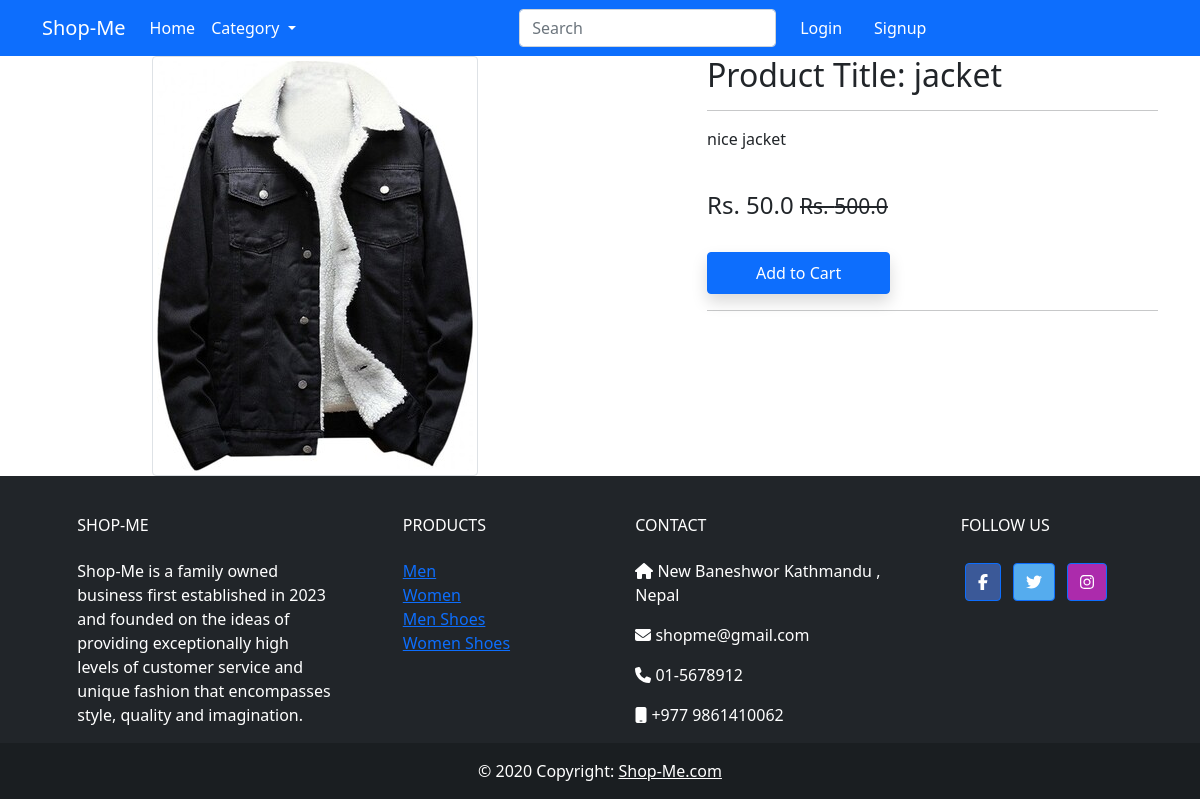
Screenshot of /product-detail/1 with the database file from the repository.
### app/models.py (models this page shows, shortened)
class Product(models.Model):
    title= models.CharField(max_length=200)
    selling_price = models.FloatField()
    discounted_price= models.FloatField()
    description = models.TextField()
    brand= models.CharField(max_length=200)
    category = models.CharField(choices= CATEGORY_CHOICES, max_length=2)
    product_image = models.ImageField(upload_to= 'productimage')

### app/views.py (the view)
# urls.py: path('product-detail/<int:pk>', views.ProductDetailsView.as_view(), name='product-detail'),
class ProductDetailsView(View):
    def get(self, request, pk):
        product = Product.objects.get(pk=pk)
        item_already_in_cart = False
        if request.user.is_authenticated:
            item_already_in_cart = Cart.objects.filter(
                Q(product=product.id) & Q(user=request.user)
            ).exists()
        return render(
            request,
            "app/productdetail.html",
            {"product": product, "item_already_in_cart": item_already_in_cart},
        )

### app/templates/app/productdetail.html (shortened to what this page needs)
{% extends 'app/base.html' %}
{% load static %}
{% block main-content %}
<div class="container ">
    <div class="row">
        <div class="col-sm-6 text-center align-self-center">
            <img src="{{product.product_image.url}}" alt="" class="img-fluid img-thumbnail">
        </div>
        <div class="col-sm-5 offset-sm-1">
            <h2>Product Title: {{ product.title }}</h2>
            <hr>
            <p>{{product.description}}</p> <br>
            <h4>Rs. {{product.discounted_price}} <small class="fw-light text-decoration-line-through">
                    Rs. {{product.selling_price}}</small></h4> <br>
            {% if not request.user.is_authenticated %}
            <form action="/add-to-cart" class="d-inline">
                <button type="submit" class="btn btn-primary shadow px-5 py-2">Add to Cart</button>
            </form>
            {% endif %}
            <hr>
        </div>
    </div>
</div>
{% endblock main-content %}

### rows the page displays
Product: product_image (picture), title "jacket", description "nice jacket", discounted_price "50.0", selling_price "500.0"
